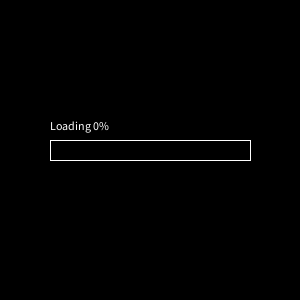
Frame 1 (no input)
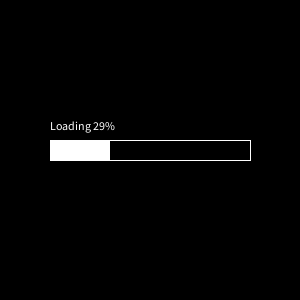
Frame 60 (the mouse pressed at the canvas centre just before this capture)
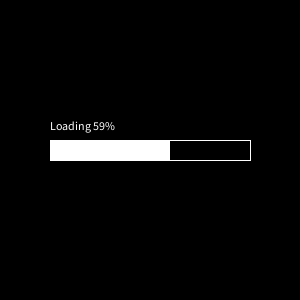
Frame 120 (the mouse held since frame 60 and released just before this capture)

The Processing sketch that drew these frames (run headless with seeded random() and noise(); from frame 60 on, the mouse is pressed at the canvas centre):

// Processing sketch: testiii_3
// ── testiii_3.pde
float updatePercent;
float fillPercent;
boolean mouseClickOn;
String loadingText;
int loadNum;

void setup() {
  size(300, 300); 
  background(0);
}

void draw() {
  background(0);
  stroke(255);
  fill(0);
  rect(width/2-100, height/2-10, 200, 20);
  updatePercent(0.005);
  loadingText = "Loading " + loadNum + "%" ;
}

void updatePercent(float rate) {
  loadingText = "Loading " + loadNum + "%" ;

  fill(255);
  if(fillPercent >= 1) {
    mouseClickOn = true;
    rect(width/2-100, height/2-10, 200, 20);
    loadNum = 100;
    text(loadingText, width/2-100, height/2-20);
  }
  else {
    float progressWidth = 200 * fillPercent;
    fillPercent += rate; 
    rect(width/2-100, height/2-10, progressWidth, 20);
    loadNum = int(100 * fillPercent);
    text(loadingText, width/2-100, height/2-20);

  }
}

void mouseClicked() {
  if(mouseClickOn) {
    mouseClickOn = false;
    fillPercent = 0; 
  }
}
